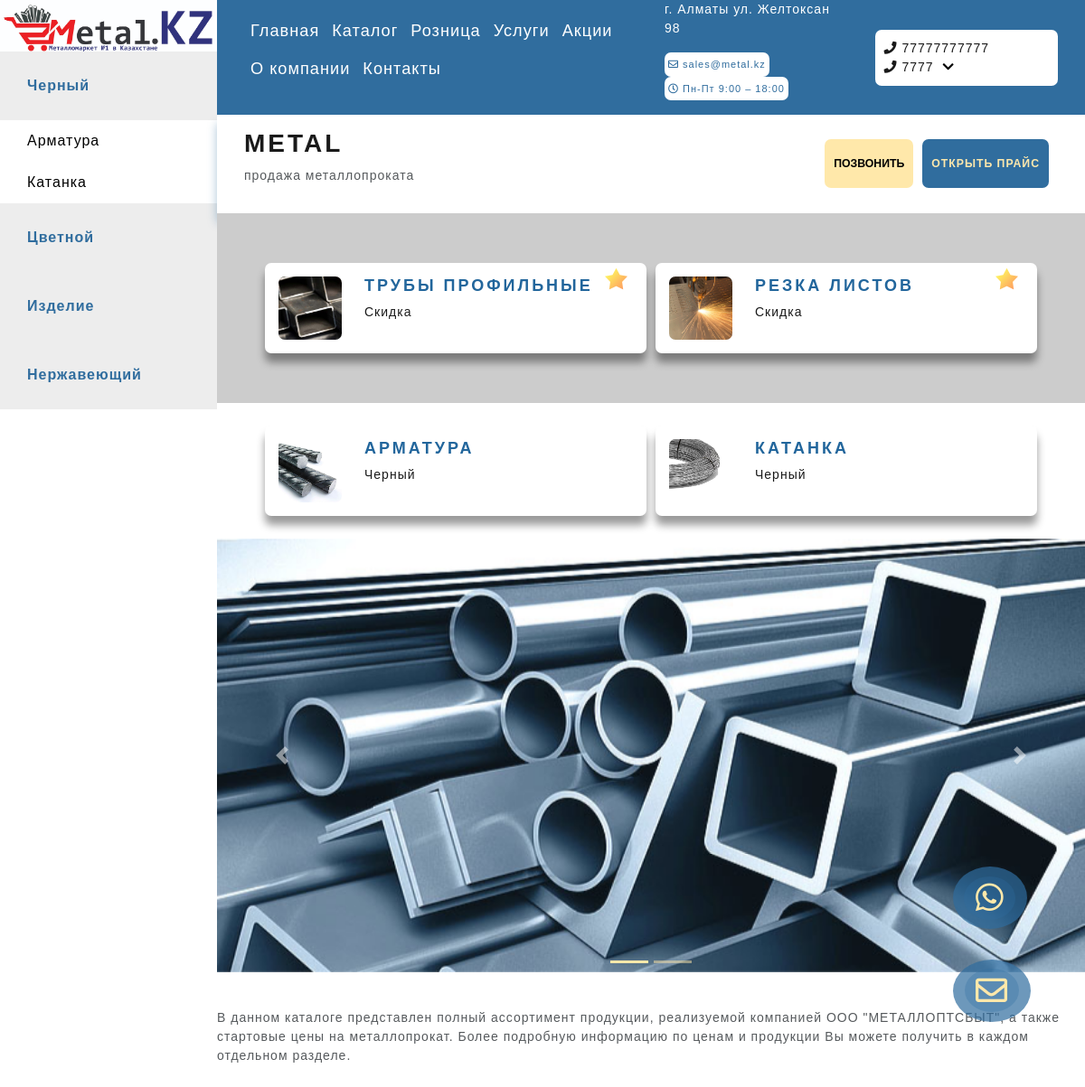
The page / on the database its author committed.
### main/models.py (models this page shows, shortened)
class Settings(models.Model):
    company_name = models.CharField(verbose_name = 'Название компании', max_length=200)
    company_title = models.CharField(verbose_name = 'Краткое описание компании', max_length=200, null=True, blank=True)
    company_title_kz = models.CharField(verbose_name = 'Краткое описание компании каз', max_length=200, null=True, blank=True)
    company_logo = models.ImageField(upload_to = 'static/', verbose_name = 'Logo компании', null = True)
    time_create = models.DateTimeField(auto_now_add=True, verbose_name = 'Время создания')
    time_update = models.DateTimeField(auto_now=True, verbose_name = 'Время изменения')
    is_published = models.BooleanField(default=True, verbose_name = 'Опубликованный')
    phone = models.CharField(verbose_name = 'Номер телефона', max_length=200, null=True)
    phone_1 = models.CharField(verbose_name = 'Номер телефона', max_length=200, null=True, blank=True)
    phone_2 = models.CharField(verbose_name = 'Номер телефона', max_length=200, null=True, blank=True)
    phone_3 = models.CharField(verbose_name = 'Номер телефона', max_length=200, null=True, blank=True)
    address = models.CharField(verbose_name = 'Адрес компании', max_length=2000)
    e_address = models.EmailField(verbose_name = 'Email адрес компании', max_length=500)
    work_time = models.CharField(verbose_name = 'График работы', max_length=200)
    instagram = models.CharField(verbose_name = 'Ссылка на Instagram', max_length=200, null=True, blank=True)
    telegram = models.CharField(verbose_name = 'Ссылка на Telegram', max_length=200, null=True, blank=True)
    class Meta:
        verbose_name = ("настройку")
        verbose_name_plural = ("Настройки")

class SubMenu(models.Model):
    title = models.CharField(verbose_name = 'Заголовок страницы', max_length=200, null = True)
    title_kaz = models.CharField(verbose_name = 'Заголовок страницы каз', max_length=200, null = True)
    name = models.CharField(verbose_name = 'Название меню', max_length=200)
    name_kz = models.CharField(verbose_name = 'Название меню каз', max_length=200, blank=True)
    name_description = models.CharField(verbose_name = 'Подтекст', max_length=200, null = True, blank=True)
    name_description_kz = models.CharField(verbose_name = 'Подтекст каз', max_length=200, null = True, blank=True)
    time_create = models.DateTimeField(auto_now_add=True, verbose_name = 'Время создания')
    time_update = models.DateTimeField(auto_now=True, verbose_name = 'Время изменения')
    is_published = models.BooleanField(default=True, verbose_name = 'Опубликованный')
    slug = models.SlugField(max_length=255, unique=True, db_index = True, verbose_name="URL")
    image = models.ImageField(upload_to = 'static/%Y/%m/%d/', verbose_name = 'Изображение категории', null = True, blank=True)
    main_menu = models.ForeignKey(MainMenu, on_delete = models.CASCADE)
    page_html = models.TextField(verbose_name = 'Изменения страницы', blank=True)
    page_html_kz = models.TextField(verbose_name = 'Изменения страницы каз', blank=True)
    text = models.TextField(verbose_name = 'Описание', null = True, blank=True)
    text_kz = models.TextField(verbose_name = 'Описание каз', null = True, blank=True)
    meta_description = models.TextField(verbose_name = 'Meta Description SEO', null = True, blank=True)
    meta_description_kaz = models.TextField(verbose_name = 'Meta Description SEO kaz', null = True, blank=True)
    def __str__(self):
        return self.name
    class Meta:
        verbose_name = ("меню категорий")
        verbose_name_plural = ("Меню категорий")

class SubCategoryMenu(models.Model):
    title = models.CharField(verbose_name = 'Заголовок страницы', max_length=200, null = True)
    title_kaz = models.CharField(verbose_name = 'Заголовок страницы каз', max_length=200, null = True)
    name = models.CharField(verbose_name = 'Название меню', max_length=200)
    name_kz = models.CharField(verbose_name = 'Название меню каз', max_length=200, blank=True)
    name_description = models.CharField(verbose_name = 'Подтекст', max_length=200, null = True, blank=True)
    name_description_kz = models.CharField(verbose_name = 'Подтекст каз', max_length=200, null = True, blank=True)
    time_create = models.DateTimeField(auto_now_add=True, verbose_name = 'Время создания')
    time_update = models.DateTimeField(auto_now=True, verbose_name = 'Время изменения')
    is_published = models.BooleanField(default=True, verbose_name = 'Опубликованный')
    image = models.ImageField(upload_to = 'static/%Y/%m/%d/', verbose_name = 'Изображение категории', null = True, blank=True)
    slug = models.SlugField(max_length=255, unique=True, db_index = True, verbose_name="URL")
    main_menu = models.ForeignKey(SubMenu, on_delete = models.CASCADE)
    page_html = models.TextField(verbose_name = 'Изменения страницы', blank=True)
    page_html_kz = models.TextField(verbose_name = 'Изменения страницы каз', blank=True)
    text = models.TextField(verbose_name = 'Описание', null = True, blank=True)
    text_kz = models.TextField(verbose_name = 'Описание каз', null = True, blank=True)
    meta_description = models.TextField(verbose_name = 'Meta Description SEO', null = True, blank=True)
    meta_description_kaz = models.TextField(verbose_name = 'Meta Description SEO kaz', null = True, blank=True)
    class Meta:
        verbose_name = ("меню подкатегорий")
        verbose_name_plural = ("Меню подкатегорий")

class MainMenu(models.Model):
    title = models.CharField(verbose_name = 'Заголовок страницы', max_length=200, null = True)
    title_kaz = models.CharField(verbose_name = 'Заголовок страницы каз', max_length=200, null = True)
    name = models.CharField(verbose_name = 'Название меню', max_length=200)
    name_kz = models.CharField(verbose_name = 'Название меню каз', max_length=200, null = True, blank=True)
    name_description = models.CharField(verbose_name = 'Подтекст', max_length=200, null = True, blank=True)
    name_description_kz = models.CharField(verbose_name = 'Подтекст каз', max_length=200, null = True, blank=True)
    time_create = models.DateTimeField(auto_now_add=True, verbose_name = 'Время создания')
    time_update = models.DateTimeField(auto_now=True, verbose_name = 'Время изменения')
    is_published = models.BooleanField(default=True, verbose_name = 'Опубликованный')
    slug = models.SlugField(max_length=255, unique=True, db_index = True, verbose_name="URL")
    page_html = models.TextField(verbose_name = 'Изменения страницы', blank=True)
    page_html_kz =models.TextField(verbose_name = 'Изменения страницы каз', blank=True)
    text = models.TextField(verbose_name = 'Описание', null = True, blank=True)
    text_kz = models.TextField(verbose_name = 'Описание каз', null = True, blank=True)
    meta_description = models.TextField(verbose_name = 'Meta Description SEO', null = True, blank=True)
    meta_description_kaz = models.TextField(verbose_name = 'Meta Description SEO kaz', null = True, blank=True)
    class Meta:
        verbose_name = ("главное меню")
        verbose_name_plural = ("Главное меню")

### main/views.py (the view)
# urls.py: path('', views.main),
def main(request):
    main_menu = MainMenu.objects.all()
    sub_menu = SubMenu.objects.all()
    sub_menu_katalog = SubMenu.objects.filter(main_menu=2)
    sub_menu_promo = SubMenu.objects.filter(main_menu=5)
    sub_category_menu = SubCategoryMenu.objects.all()
    products = Products.objects.all()
    settings = Settings.objects.all()
    page = 'glavnaya'
    return render(request, 'index.html', {'url': page, 'main_menu': main_menu, 'sub_menu': sub_menu, 'products': products, 'settings': settings, 'sub_category_menu': sub_category_menu, 'sub_menu_katalog': sub_menu_katalog, 'sub_menu_promo': sub_menu_promo})

### main/templates/index.html (shortened to what this page needs)
{% extends 'template.html' %}
{% block logo %}
    {% for item in settings %}
        {% if item.is_published %}
            <a href="/"><img src="{{ item.company_logo.url }}" alt=""></a>
        {% endif %}
    {% endfor %}
{% endblock %}
{% block leftbarmenu %}
    <ul>
        {% for item in sub_menu_katalog %}
        <li class="left-main-nav"><a href="{{ item.slug }}">{{ item.name }}</a></li>
            {% for i in sub_category_menu %}
                {% if item.name|lower == i.main_menu|lower %}
                    <li><a href="{{ i.slug }}">{{ i.name }}</a></li>
                {% endif %}
            {% endfor %}
        {% endfor %}
    </ul>
{% endblock %}
{% block headmenu %}
    {% for item in main_menu %}
        {% if item.slug == 'glavnaya' %}
            <li><a href="/">{{ item.name }}</a></li>
        {% else %}
            <li><a href="{{ item.slug }}">{{ item.name }}</a></li>
        {% endif %}
    {% endfor %}
{% endblock %}
{% block address %}
{% for item in settings %}
    {% if item.is_published %}
        {{ item.address }}
    {% endif %}
{% endfor %}
{% endblock %}
{% block email %}
    {% for item in settings %}
        {% if item.is_published %}
            <a href="mailto:{{ item.e_address }}"><i class="far fa-envelope"></i> {{ item.e_address }}</a>
        {% endif %}
    {% endfor %}
{% endblock %}
{% block work_time %}
    {% for item in settings %}
        {{ item.work_time }}
    {% endfor %}
{% endblock %}
{% block phones %}
{% for item in settings %}
    <a href="tel:{{ item.phone }}"><i class="fas fa-phone"></i> {{ item.phone }}</a>
    <a href="tel:{{ item.phone_1 }}"><i class="fas fa-phone"></i> {{ item.phone_1 }}</a>
{% endfor %}
{% endblock %}
{% block companyname %}
{% for item in main_menu %}
    {% if url == item.slug %}
        {{item.name_description|safe}}
    {% endif %}
{% endfor %}
{% endblock %}
{% block promocategory %}
<div class="promo">
    <div class="flex flex-wrap flex-between main-content-container">
{% for item in sub_menu_promo %}
            <a href="{{ item.slug }}" class="main-content-category">
                <img src="media/static/star_rIR2dQD.png" class="main-content-category-star" alt="">
                <img src="media/{{ item.image }}" class="main-content-category-image" alt="">
                <div>
                    <h3>{{ item.name }}</h3>
                    <p>Скидка</p>
                </div>
            </a>
{% endfor %}
    </div>
</div>
{% endblock %}
{% block category %}
<div class="flex flex-wrap flex-between main-content-container">
    {% for item in sub_category_menu %}
        <a href="{{ item.slug }}" class="main-content-category">
            <img src="media/{{ item.image }}" class="main-content-category-image" alt="">
            <div>
                <h3>{{ item.name }}</h3>
                <p>{{ item.main_menu }}</p>
            </div>
        </a>
    {% endfor %}
</div>
{% endblock %}
{% block htmlblock %}
{% for item in main_menu %}
    {% if url == item.slug %}
        {{item.page_html|safe}}
    {% endif %}
{% endfor %}
{% endblock %}
{% block seoblock %}
{% for item in main_menu %}
    {% if url == item.slug %}
        {{item.text}}
    {% endif %}
{% endfor %}
{% endblock %}
{% block absoluteSocial %}
<a href="https://wa.me/77711714427" class="animate1"><i class="fab fa-whatsapp"></i></a>
{% endblock %}

### main/templates/template.html (shortened to what this page needs)
<!DOCTYPE html>
<html lang="en">
<head>
    {% load static %}
    <link rel="stylesheet" href="{% static 'css/App.css' %}">
    <link rel="stylesheet" href="{% static 'css/bootstrap.min.css' %}">
	<link rel="stylesheet" href="https://use.fontawesome.com/releases/v5.15.3/css/all.css">
</head>
<body>
    <div class="desc flex flex-start">
        <div class="left-navbar">
            <div class="logo">
                {% block logo %}{% endblock %}
            </div>
            <nav class="navigation">
                {% block leftbarmenu %}{% endblock %}
            </nav>
        </div>
        <div class="content">
            <header>
                <div class="container-fluid">
                    <div class="flex content-flex">
                        <div class="col-md-6">
                            <div class="content-navigation">
                                <ul>
                                    {% block headmenu %}{% endblock %}
                                </ul>
                            </div>
                        </div>
                        <div class="col-md-3">
                            <div class="address">
                                <p>{% block address %}{% endblock %}</p>
                                <ul>
                                    <li>{% block email %}{% endblock %}</li>
                                    <li><i class="far fa-clock"></i> {% block work_time %}{% endblock %}</li>
                                </ul>
                            </div>
                        </div>
                        <div class="col-md-3">
                            <div class="phones">
                                {% block phones %}{% endblock %}
                                <p><i class="fas fa-chevron-down"></i></p>
                            </div>
                        </div>
                    </div>
                </div>
            </header>
            <div class="fixed-after">
                <div class="flex flex-between ">
                    <div class="col-md-5 flex flex-column">
                        {% block companyname %}{% endblock %}
                    </div>
                    <div class="col-md-5 flex flex-wrap align-content flex-end">
                        <button type="submit" class="btn btn-primary">Позвонить</button>
                        <a href="#"><span class="btn btn-secondary">Открыть прайс</span></a>
                    </div>
                </div>
            </div>
            <div class="main-body">
                <div class="main-content">
                    {% block promocategory %}{% endblock %}
                    {% block category %}{% endblock %}
                    {% block htmlblock %}{% endblock %}
                    <div class="seo-block">
                        <p>{% block seoblock %}{% endblock %}</p>
                    </div>
                </div>
            </div>
        </div>
    </div>
    <div class="absoluteSocial">
        <div>{% block absoluteSocial %}{% endblock %}</div>
        <div><a href="" class="animate2" data-bs-toggle="modal" data-bs-target="#exampleModal2"><i class="far fa-envelope"></i></a></div>
    </div>
</body>
</html>

### rows shown on the page
Settings: company_logo (picture), address "г. Алматы ул. Желтоксан 98", e_address "sales@metal.kz", work_time "Пн-Пт 9:00 – 18:00", phone "77777777777", phone_1 "7777"
SubMenu: name "Черный"
SubCategoryMenu: name "Арматура", image (picture), name "АРМАТУРА", main_menu "Черный"
SubCategoryMenu: name "Катанка", image (picture), name "КАТАНКА", main_menu "Черный"
SubMenu: name "Цветной"
SubMenu: name "Изделие"
SubMenu: name "Нержавеющий"
MainMenu: name "Главная", name_description "METAL продажа металлопроката", page_html (picture), text "В данном каталоге представлен полный ассортимент продукции, реализуемой компанией ООО \"МЕТАЛЛОПТСБЫТ\", а также стартовые цены на металлопрокат. Более подробную информацию по ценам и продукции Вы можете получить в каждом отдельном разделе."
MainMenu: name "Каталог"
MainMenu: name "Розница"
MainMenu: name "Услуги"
MainMenu: name "Акции"
MainMenu: name "О компании"
MainMenu: name "Контакты"
SubMenu: image (picture), name "ТРУБЫ ПРОФИЛЬНЫЕ"
SubMenu: image (picture), name "РЕЗКА ЛИСТОВ"
